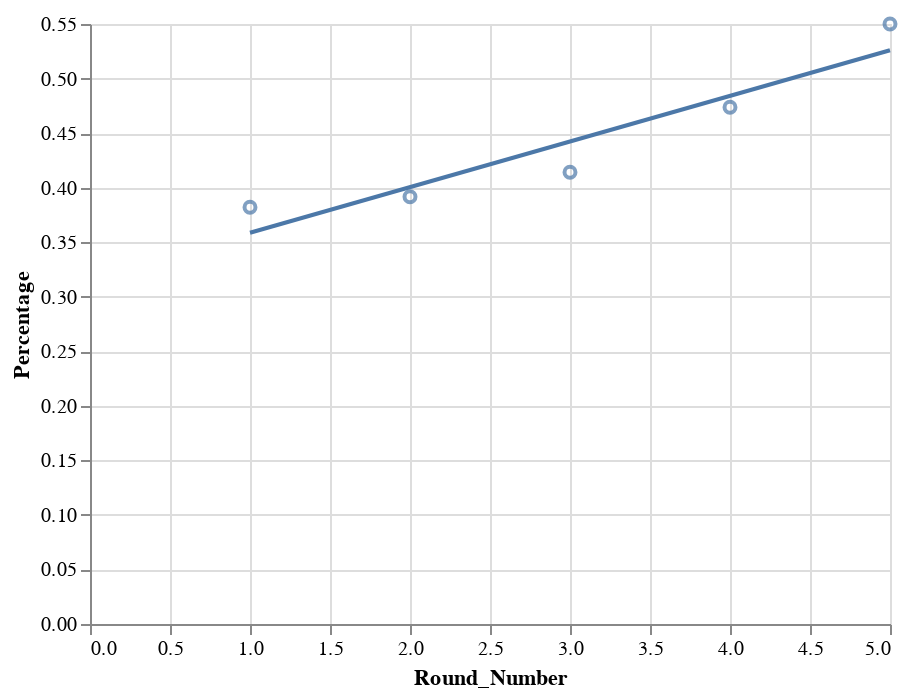

Here is the notebook cell this chart was saved with:
### Markdown cell above
Trivium dataset

### Code cell
only_tri = distraction_df_cp[distraction_df_cp['Method']=='trivium']
chart = alt.Chart(only_tri).mark_point().encode(
    x='Round_Number',
    y='Percentage'
)

chart + chart.transform_regression('Round_Number', 'Percentage').mark_line()

### Figure 1 — Vega-Lite specification as saved in the notebook (floating-point values rounded to 4 significant figures)
{"config": {"view": {"continuousWidth": 400, "continuousHeight": 300}}, "layer": [{"mark": "point", "encoding": {"x": {"field": "Round_Number", "type": "quantitative"}, "y": {"field": "Percentage", "type": "quantitative"}}}, {"mark": "line", "encoding": {"x": {"field": "Round_Number", "type": "quantitative"}, "y": {"field": "Percentage", "type": "quantitative"}}, "transform": [{"on": "Round_Number", "regression": "Percentage"}]}], "data": {"name": "data-cd817df23a5a72591ed10e9a130814bb"}, "$schema": "https://vega.github.io/schema/vega-lite/v4.17.0.json", "datasets": {"data-cd817df23a5a72591ed10e9a130814bb": [{"Method": "trivium", "Round_Number": 1, "Percentage": 0.382}, {"Method": "trivium", "Round_Number": 2, "Percentage": 0.3917}, {"Method": "trivium", "Round_Number": 3, "Percentage": 0.4141}, {"Method": "trivium", "Round_Number": 4, "Percentage": 0.4737}, {"Method": "trivium", "Round_Number": 5, "Percentage": 0.55}]}}
